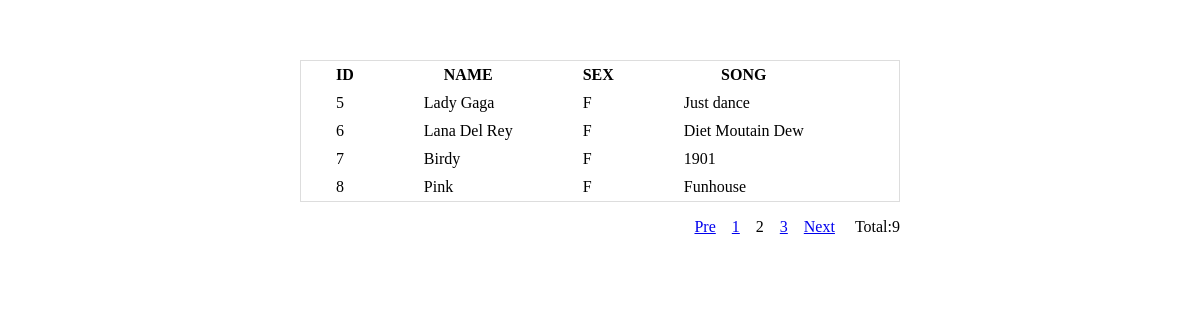
The app's page /index.php?page=2 with its own data.
### tables this page shows
CREATE TABLE IF NOT EXISTS `singer` (
  `id` int(11) NOT NULL AUTO_INCREMENT,
  `name` varchar(64) NOT NULL,
  `sex` char(32) NOT NULL,
  `song` varchar(64) NOT NULL,
  PRIMARY KEY (`id`)
);

### db.php (called while the page is built, shortened)
<?php
function get($tableName, $offset = 0, $size = 10){
	$query = "SELECT * FROM `{$tableName}` LIMIT {$offset},{$size}";
	$result = mysql_query($query) or die('Query failed: ' . mysql_error());
	$data = array();
	$len = mysql_num_rows ( $result );
	for ($i=0; $i < $len; $i++) {
		$data[$i] = mysql_fetch_assoc($result);
	}
	return $data;
}
function get_total($tableName){
	$query = "SELECT COUNT(*) FROM `{$tableName}`";
	$result = mysql_query($query) or die('Query failed: ' . mysql_error());
	$row = mysql_fetch_array($result);
	return ($row ? $row[0] : 0);
}
?>

### index.php (the view, shortened to what this page needs)
<!doctype html>
<html lang="en">
<head>
	<link rel="stylesheet" href="style.css">
</head>
<body>
<div class="wrap">
<div class="table">
<table cellspacing="0">
	<tr>
		<th>ID</th>
		<th>NAME</th>
		<th>SEX</th>
		<th>SONG</th>
	</tr>
<?php
	require 'db.php';
	$size = 4;
	$len = get_total('singer');
	if ($len <= 0){
		$page = 1;
		$total = 0;
		echo '<tr><td colspan="4" align="center">No data...</td></tr>';
	}else {
		$page = isset($_GET['page']) ? intval($_GET['page']) : 1;
		$total = ceil(($len / $size));
		$data = get('singer', ($page-1)*$size, $size);
		for ($i=0; $i < count($data); $i++) {
			echo '<tr>';
			foreach ($data[$i] as $key => $value) {
				echo '<td>' . $value . '</td>';
			}
			echo '</tr>';
		}
	}
?>
</table>
</div>
<div class="pager">
	<?php
		$pre = $page-1;
		$next = $page+1;
		if($pre > 0){
			echo '<a href="index.php?page='.$pre.'">Pre</a>';
		}
		for ($i=1; $i <= $total; $i++) {
			if($page == $i){
				echo '<span class="act">'.$i.'</span>';
			}else{
				echo '<a href="index.php?page='.$i.'">'.$i.'</a>';
			}
		}
		if($next <= $total){
			echo '<a href="index.php?page='.$next.'">Next</a>';
		}
	?>
	<span class="total">Total:<?php echo $len ?></span>
</div>
</div>
</body>
</html>

### style.css (style rules this page uses)
body { font-family: Georgia; margin: 0; }
.wrap { width: 600px; margin: 5% auto; }
.table { border: solid 1px #ddd; }
.table tr { padding: 5px 35px; }
.table th { padding: 5px 35px; }
.table td { padding: 5px 35px; }
.pager { margin-top: 1em; float: right; }
.pager .total { margin-left: 1em; }
.pager a { margin-left: 1em; }
.pager .act { margin-left: 1em; }

### records on screen
singer: id "5", name "Lady Gaga", sex "F", song "Just dance"
singer: id "6", name "Lana Del Rey", sex "F", song "Diet Moutain Dew"
singer: id "7", name "Birdy", sex "F", song "1901"
singer: id "8", name "Pink", sex "F", song "Funhouse"

### other values on screen
$len "9"
